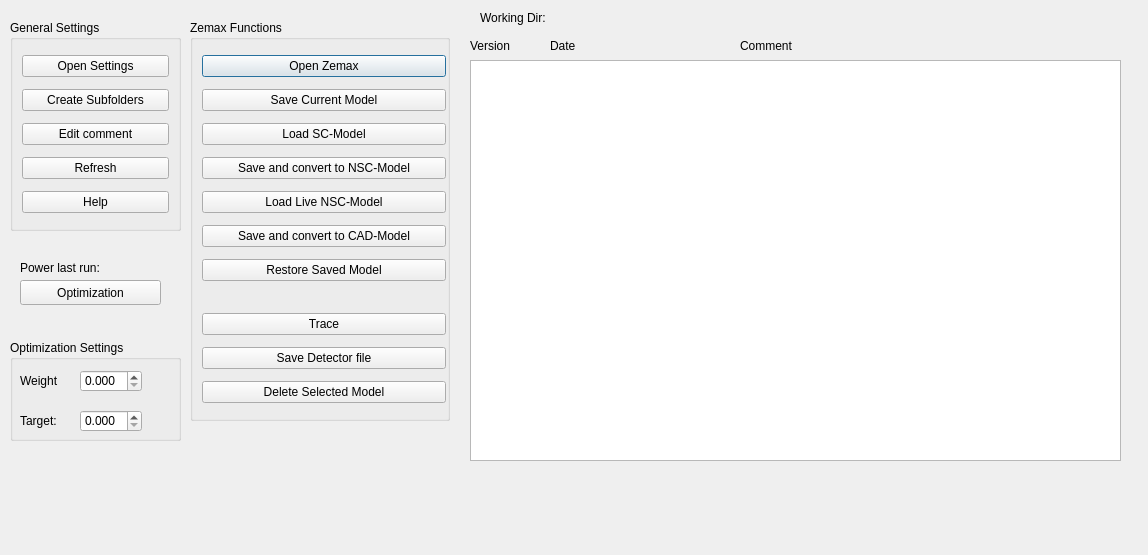
<?xml version="1.0" encoding="UTF-8"?>
<ui version="4.0">
 <class>Dialog</class>
 <widget class="QDialog" name="Dialog">
  <property name="geometry">
   <rect>
    <x>0</x>
    <y>0</y>
    <width>1148</width>
    <height>555</height>
   </rect>
  </property>
  <property name="windowTitle">
   <string>Opti²</string>
  </property>
  <widget class="QLabel" name="label">
   <property name="geometry">
    <rect>
     <x>480</x>
     <y>10</y>
     <width>571</width>
     <height>16</height>
    </rect>
   </property>
   <property name="text">
    <string>Working Dir:</string>
   </property>
  </widget>
  <widget class="QGroupBox" name="verticalGroupBox">
   <property name="geometry">
    <rect>
     <x>190</x>
     <y>20</y>
     <width>260</width>
     <height>401</height>
    </rect>
   </property>
   <property name="title">
    <string>Zemax Functions</string>
   </property>
   <layout class="QVBoxLayout" name="verticalLayout">
    <property name="rightMargin">
     <number>1</number>
    </property>
    <item>
     <widget class="QPushButton" name="OpenZemaxButton">
      <property name="text">
       <string>Open Zemax</string>
      </property>
     </widget>
    </item>
    <item>
     <widget class="QPushButton" name="SaveModel">
      <property name="text">
       <string>Save Current Model</string>
      </property>
     </widget>
    </item>
    <item>
     <widget class="QPushButton" name="LoadSC">
      <property name="text">
       <string>Load SC-Model</string>
      </property>
     </widget>
    </item>
    <item>
     <widget class="QPushButton" name="save_n_transfer">
      <property name="text">
       <string>Save and convert to NSC-Model</string>
      </property>
      <property name="checkable">
       <bool>false</bool>
      </property>
      <property name="default">
       <bool>false</bool>
      </property>
      <property name="flat">
       <bool>false</bool>
      </property>
     </widget>
    </item>
    <item>
     <widget class="QPushButton" name="LoadNSC">
      <property name="text">
       <string>Load Live NSC-Model</string>
      </property>
     </widget>
    </item>
    <item>
     <widget class="QPushButton" name="ConvertCad">
      <property name="text">
       <string>Save and convert to CAD-Model</string>
      </property>
     </widget>
    </item>
    <item>
     <widget class="QPushButton" name="LoadSystemFrom">
      <property name="text">
       <string>Restore Saved Model</string>
      </property>
     </widget>
    </item>
    <item>
     <spacer name="horizontalSpacer">
      <property name="orientation">
       <enum>Qt::Horizontal</enum>
      </property>
      <property name="sizeHint" stdset="0">
       <size>
        <width>40</width>
        <height>20</height>
       </size>
      </property>
     </spacer>
    </item>
    <item>
     <widget class="QPushButton" name="trace">
      <property name="text">
       <string>Trace</string>
      </property>
     </widget>
    </item>
    <item>
     <widget class="QPushButton" name="save_detect">
      <property name="text">
       <string>Save Detector file</string>
      </property>
     </widget>
    </item>
    <item>
     <widget class="QPushButton" name="delete_2">
      <property name="text">
       <string>Delete Selected Model</string>
      </property>
     </widget>
    </item>
   </layout>
  </widget>
  <widget class="QListWidget" name="listWidget">
   <property name="geometry">
    <rect>
     <x>470</x>
     <y>60</y>
     <width>651</width>
     <height>401</height>
    </rect>
   </property>
   <property name="minimumSize">
    <size>
     <width>0</width>
     <height>0</height>
    </size>
   </property>
   <property name="sizeIncrement">
    <size>
     <width>0</width>
     <height>0</height>
    </size>
   </property>
   <property name="toolTip">
    <string/>
   </property>
   <property name="isWrapping" stdset="0">
    <bool>false</bool>
   </property>
   <property name="resizeMode">
    <enum>QListView::Adjust</enum>
   </property>
   <property name="wordWrap">
    <bool>true</bool>
   </property>
   <property name="sortingEnabled">
    <bool>true</bool>
   </property>
  </widget>
  <widget class="QGroupBox" name="verticalGroupBox_2">
   <property name="geometry">
    <rect>
     <x>10</x>
     <y>20</y>
     <width>171</width>
     <height>211</height>
    </rect>
   </property>
   <property name="title">
    <string>General Settings</string>
   </property>
   <layout class="QVBoxLayout" name="verticalLayout_2">
    <item>
     <widget class="QPushButton" name="SettingsMenu">
      <property name="text">
       <string>Open Settings</string>
      </property>
     </widget>
    </item>
    <item>
     <widget class="QPushButton" name="createSubfolders">
      <property name="text">
       <string>Create Subfolders</string>
      </property>
     </widget>
    </item>
    <item>
     <widget class="QPushButton" name="EditComment">
      <property name="text">
       <string>Edit comment</string>
      </property>
     </widget>
    </item>
    <item>
     <widget class="QPushButton" name="ListDir">
      <property name="text">
       <string>Refresh</string>
      </property>
     </widget>
    </item>
    <item>
     <widget class="QPushButton" name="Help">
      <property name="text">
       <string>Help</string>
      </property>
     </widget>
    </item>
   </layout>
  </widget>
  <widget class="QLabel" name="label_2">
   <property name="geometry">
    <rect>
     <x>470</x>
     <y>35</y>
     <width>71</width>
     <height>21</height>
    </rect>
   </property>
   <property name="text">
    <string>Version</string>
   </property>
  </widget>
  <widget class="QLabel" name="label_3">
   <property name="geometry">
    <rect>
     <x>550</x>
     <y>35</y>
     <width>51</width>
     <height>21</height>
    </rect>
   </property>
   <property name="text">
    <string>Date</string>
   </property>
  </widget>
  <widget class="QLabel" name="label_4">
   <property name="geometry">
    <rect>
     <x>740</x>
     <y>35</y>
     <width>91</width>
     <height>21</height>
    </rect>
   </property>
   <property name="text">
    <string>Comment</string>
   </property>
  </widget>
  <widget class="QGroupBox" name="groupBox">
   <property name="geometry">
    <rect>
     <x>10</x>
     <y>340</y>
     <width>171</width>
     <height>101</height>
    </rect>
   </property>
   <property name="title">
    <string>Optimization Settings</string>
   </property>
   <widget class="QDoubleSpinBox" name="SpinBox_Weight">
    <property name="geometry">
     <rect>
      <x>70</x>
      <y>30</y>
      <width>62</width>
      <height>22</height>
     </rect>
    </property>
    <property name="decimals">
     <number>3</number>
    </property>
    <property name="maximum">
     <double>100000000000000009190283508143378238084034459715684532224.000000000000000</double>
    </property>
   </widget>
   <widget class="QDoubleSpinBox" name="SpinBox_Target">
    <property name="geometry">
     <rect>
      <x>70</x>
      <y>70</y>
      <width>62</width>
      <height>22</height>
     </rect>
    </property>
    <property name="decimals">
     <number>3</number>
    </property>
    <property name="maximum">
     <double>1000000000000000078291540404596243842305360299886116864.000000000000000</double>
    </property>
   </widget>
   <widget class="QLabel" name="label_Target">
    <property name="geometry">
     <rect>
      <x>10</x>
      <y>70</y>
      <width>71</width>
      <height>21</height>
     </rect>
    </property>
    <property name="text">
     <string>Target:</string>
    </property>
   </widget>
   <widget class="QLabel" name="Label_Value">
    <property name="geometry">
     <rect>
      <x>10</x>
      <y>30</y>
      <width>71</width>
      <height>21</height>
     </rect>
    </property>
    <property name="text">
     <string>Weight</string>
    </property>
   </widget>
  </widget>
  <widget class="QLabel" name="power_last_run">
   <property name="geometry">
    <rect>
     <x>20</x>
     <y>260</y>
     <width>161</width>
     <height>16</height>
    </rect>
   </property>
   <property name="text">
    <string>Power last run: </string>
   </property>
  </widget>
  <widget class="QPushButton" name="Merit_auto">
   <property name="geometry">
    <rect>
     <x>20</x>
     <y>280</y>
     <width>141</width>
     <height>25</height>
    </rect>
   </property>
   <property name="text">
    <string>Optimization</string>
   </property>
  </widget>
  <widget class="QLabel" name="label_5">
   <property name="geometry">
    <rect>
     <x>930</x>
     <y>470</y>
     <width>181</width>
     <height>51</height>
    </rect>
   </property>
   <property name="text">
    <string/>
   </property>
   <property name="pixmap">
    <pixmap>IPeG_Logo_kurz.jpg</pixmap>
   </property>
   <property name="scaledContents">
    <bool>true</bool>
   </property>
  </widget>
 </widget>
 <resources/>
 <connections/>
</ui>
